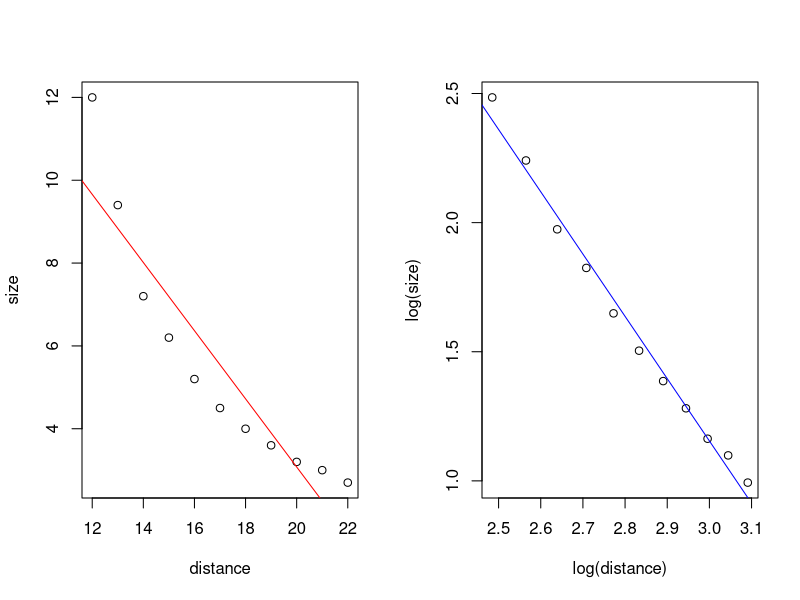
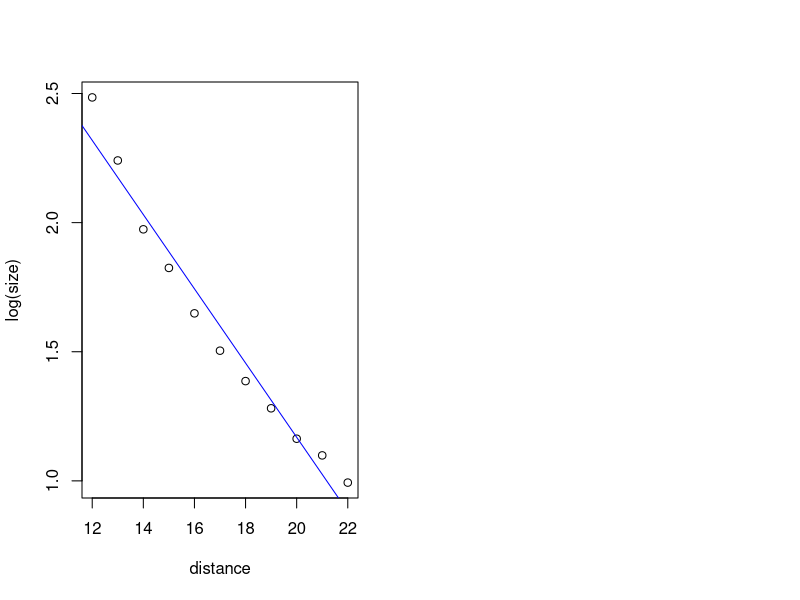
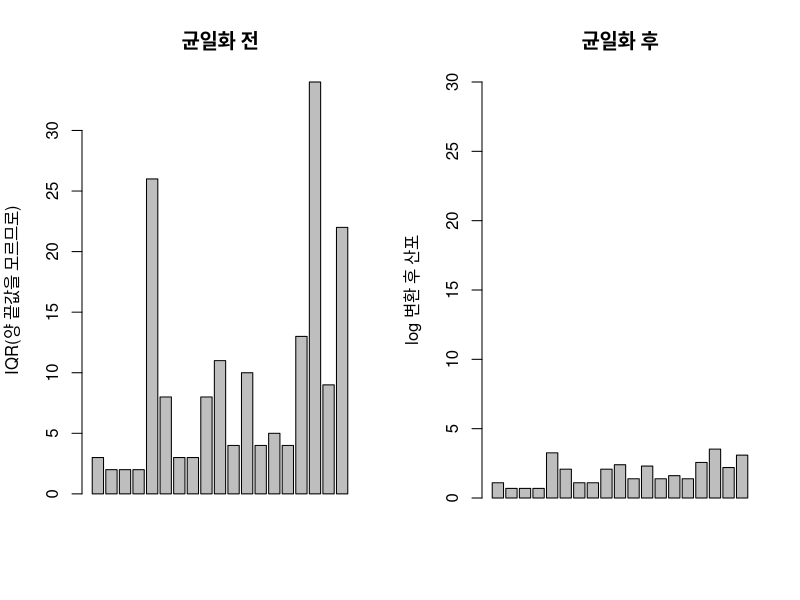

Recreate these plots in R, in order.
#1번 과제
distance <- 12:22
size <- c(12,9.4,7.2,6.2,5.2,4.5,4.0,3.6,3.2,3.0,2.7)
df <- data.frame(distance,size)

attach(df)
fit_1 <- lm(size ~ distance)

par(mfrow= c(1,1))
par(mfrow = c(1,2))
plot(x= distance , y= size)
abline(fit_1,col = 'red')
summary(fit_1)


plot(x=log(distance),y= log(size) )
fit_2 <- lm(log(size) ~ log(distance))
abline(fit_2, col = 'blue')
summary(fit_2)

plot(x=distance,y= log(size) )
fit_3 <- lm(log(size) ~ distance)
abline(fit_3, col = 'blue')
summary(fit_3)



#2번 과제
M <- c(12,16.5,22,22,28,29.5,33.5,34,34,36,36.5,36.5,38.5,44,45,64,74.5,92,144.5)
HL <- c(11,16,21,20,22,24,32,33,30,30,34,34,37,43,42,54,64,86,132)
HU <- c(14,18,23,22,48,32,35,36,38,41,38,44,41,48,46,67,98,95,154)



data <- data.frame(M,HL,HU)
data
med.tran <- log10(M)
spr.tran <- log10(HU - HL)

fit_3 <- lm(spr.tran ~ med.tran)
fit_3

par(mfrow= c(1,2))
barplot(HU-HL, main = "균일화 전", ylab= "IQR(양 끝값을 모르므로)")
barplot(log(HU - HL),ylim = c(0,30), main = "균일화 후", y="log 변환 후 산포")

p = 1 - 0.9850
p

#p 가 거의 0에 수렴하니 대수 변환을 하는 것이 적절해 보인다.


data
#3번 과제
data <- c(114,1577,1788,2412,3480,4944,6443,7284,10874)
(md <- data[5]) #중위수
(h_l <- data[4]) #아래 경첩
(h_u <- data[6]) #위 경첩

int_u <- h_u - md #위 경첩부터 중위수 까지의 간격
int_l <- md - h_l #중위수 부터 아래 경첩 까지의 간격

p = 1 - (((h_l + h_u)/2)  - md)/((int_u^2 + int_l^2)/(4*md))
p
#p 가 거의 1/6 이므로 x의 1/6승으로 변환하는 것이 적절하다.

